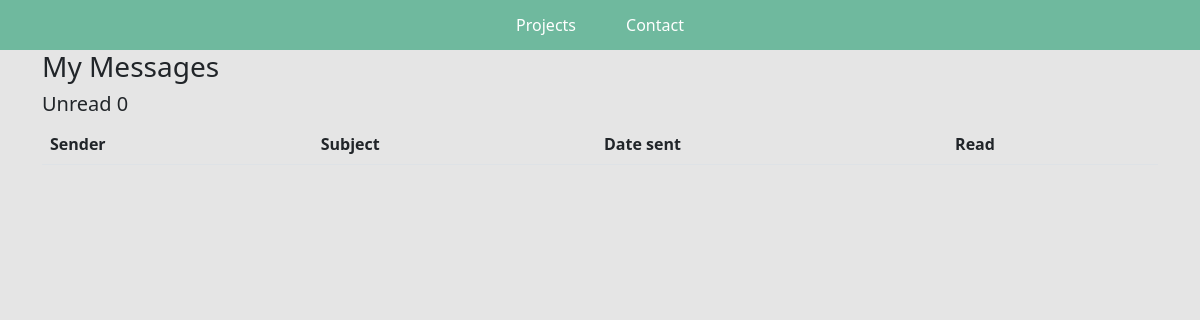
Before: /inbox/ with the older database file.
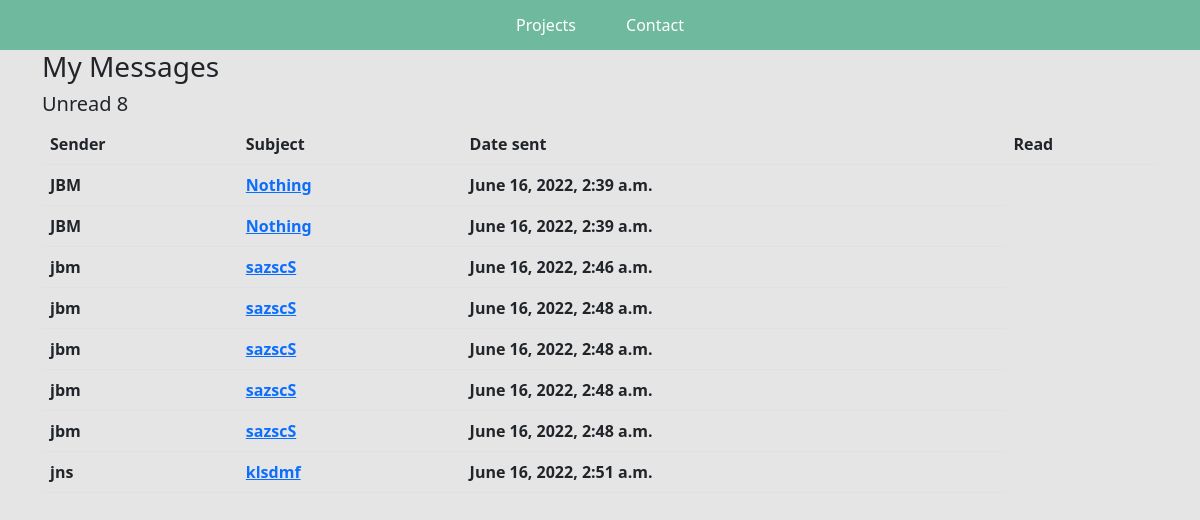
After: the same page with the newer database file.
### base/models.py (models this page shows, shortened)
class Message(models.Model):
    name = models.CharField(max_length = 200)
    email = models.CharField(max_length = 200)
    subject = models.CharField(max_length = 200)
    body = models.TextField()
    is_read = models.BooleanField(default=False)
    created = models.DateTimeField(auto_now_add = True)
    id = models.UUIDField(default = uuid.uuid4, unique = True, primary_key = True, editable = True)

### base/views.py (the view)
# urls.py: path('inbox/', views.inboxPage, name="inbox"),
def inboxPage(request):
    inbox = Message.objects.all().order_by('is_read')
    unreadCount = Message.objects.filter(is_read = False).count()
    context = {'inbox' : inbox, 'unreadCount' : unreadCount}
    return render(request, 'base/inbox.html', context)

### base/templates/base/inbox.html (shortened to what this page needs)
{% extends 'base/main.html' %}
{% load static %}
{% block content %}
<div class="container">
    <h3>My Messages</h3>
    <h5> Unread {{ unreadCount }}</h5>
    <table class="table">
        <thead>
            <tr>
                <th>Sender</th>
                <th>Subject</th>
                <th>Date sent</th>
                <th>Read</th>
            </tr>
        </thead>
        <tbody>
            {% for message in inbox %}
            {% if message.is_read %}
            <tr>
                {% else %}
            <tr style="font-weight:900;">
                {% endif %}
                <td>{{ message.name }}</td>
                    <td><a href="{% url 'message' message.id %}">{{ message.subject }}</a></td>
                <td>{{ message.created }}</td>
            </tr>
            {% endfor %}
        </tbody>
    </table>
</div>
{% endblock content %}

### base/templates/base/main.html (shortened to what this page needs)
<!DOCTYPE html>
{% load static %}
<html lang="en">
<head>
    <link href="https://cdn.jsdelivr.net/npm/bootstrap@5.2.0-beta1/dist/css/bootstrap.min.css" rel="stylesheet"
>
    <link rel="stylesheet" type="text/css" media="screen" href="{% static 'styles/main.css' %}">
</head>
<body>
        {% include 'base/navbar.html' %}
        {% block content %}
        {% endblock content %}
</body>
</html>

### base/templates/base/navbar.html (shortened to what this page needs)
<section class="navigation-bar">
    <a class="nav-link" href="{% url 'home' %}">
         Projects
    </a>
    <a class="nav-link" href="#">
         Contact
    </a>
</section>

### static/styles/main.css (style rules this page uses)
body { background-color: #E5E5E5; }
.navigation-bar { background-color: #3ba57fb0; display: flex; justify-content: center; align-items: center; padding: 13px 0; }
.navigation-bar > a + a { margin: 0 0 0 50px; }
.nav-link { color: #fff; }

Changed rows visible on the page:
added Message: name "JBM", subject "Nothing", created "June 16, 2022, 2:39 a.m."
added Message: name "JBM", subject "Nothing", created "June 16, 2022, 2:39 a.m."
added Message: name "jbm", subject "sazscS", created "June 16, 2022, 2:46 a.m."
added Message: name "jbm", subject "sazscS", created "June 16, 2022, 2:48 a.m."
added Message: name "jbm", subject "sazscS", created "June 16, 2022, 2:48 a.m."
added Message: name "jbm", subject "sazscS", created "June 16, 2022, 2:48 a.m."
added Message: name "jbm", subject "sazscS", created "June 16, 2022, 2:48 a.m."
added Message: name "jns", subject "klsdmf", created "June 16, 2022, 2:51 a.m."
Other visible differences:
{{ unreadCount }}: "0" → "8"
